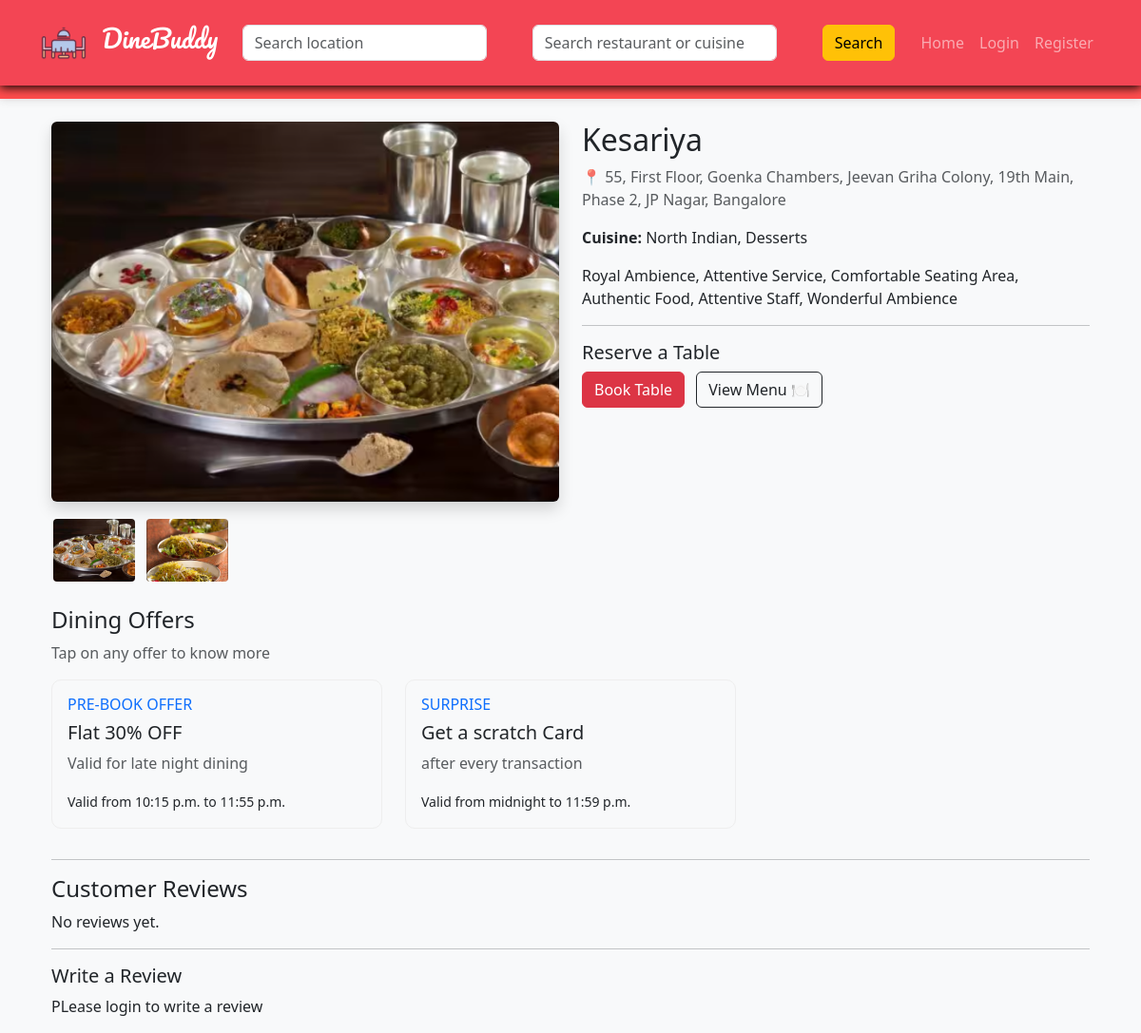
Page /restaurant/restaurant/3/ on the committed database.
### restaurant_app/models.py (models this page shows, shortened)
class RestaurantImage(models.Model):
    restaurant = models.ForeignKey(Restaurant,on_delete=models.CASCADE,related_name="images")
    image = models.ImageField(upload_to="restaurant_images/")

class Restaurant(models.Model):
    owner = models.ForeignKey(User,on_delete=models.CASCADE)
    name = models.CharField(max_length=200)
    location = models.CharField(max_length=200)
    cuisine = models.CharField(max_length=200)
    image = models.ImageField(upload_to='restaurant_images/')
    description = models.TextField()
    opening_time = models.TimeField()
    closing_time = models.TimeField()
    slot_duration = models.IntegerField(default=15)

class Offer(models.Model):
    restaurant = models.ForeignKey(Restaurant, on_delete=models.CASCADE)
    title = models.CharField(max_length=100)
    description = models.TextField()
    discount = models.CharField(max_length=50)
    valid_from = models.TimeField()
    valid_to = models.TimeField()
    active = models.BooleanField(default=True)

### restaurant_app/views.py (the view)
# urls.py: path('restaurant/<int:restaurant_id>/',restaurant_detail,name="restaurant_detail"),
def restaurant_detail(request, restaurant_id):
    restaurant = Restaurant.objects.get(id=restaurant_id)
    images = restaurant.images.all()
    menu_items = Menu.objects.filter(restaurant=restaurant)
    reviews = Review.objects.filter(restaurant=restaurant)
    offers = Offer.objects.filter(
        restaurant = restaurant,
        active = True
    )
    return render(request,'customer/restaurant_detail.html',{
        'restaurant':restaurant,
        'images':images,
        'menu_items':menu_items,
        'reviews':reviews,
        'offers' :offers
    })

### templates/customer/restaurant_detail.html (shortened to what this page needs)
{% extends 'base.html' %}
{% block content %}
<div class="container mt-4">
    <div class="row">
        <div class="col-md-6">
            <div class="mb-3">
                {% if images %}
                <img id="mainImage" src="{{ images.0.image.url }}"
                class="img-fluid rounded shadow"
                style="height:400px; width:100%; object-fit:cover;">
                {% endif %}
            </div>
            <div class="d-flex flex-wrap gap-2">
                {% for img in images %}
                    <img src="{{ img.image.url }}"
                        class="thumbnail-img"
                        onclick="changeImage(this)"
                        style="width:90px;height:70px;object-fit:cover;cursor:pointer;border-radius:6px;">
                {% endfor %}
            </div>
        </div>
        <div class="col-md-6">
            <h2>{{ restaurant.name }}</h2>
            <p class="text-muted">
                📍 {{ restaurant.location }}
            </p>
            <p>
                <strong>Cuisine:</strong> {{ restaurant.cuisine }}
            </p>
            <p>
                {{ restaurant.description }}
            </p>
            <hr>
            <h5>Reserve a Table</h5>
            <a href="{% url 'book_table' restaurant.id %}" class="btn btn-danger">
                Book Table
            </a>
            <button class="btn btn-outline-dark ms-2" onclick="toggleMenu()">
            View Menu 🍽️
            </button>
        </div>
    </div>
    <h4 class="mt-4">Dining Offers</h4>
    <p class="text-muted">Tap on any offer to know more</p>
    <div class="row">
        {% for offer in offers %}
        <div class="col-md-4 mb-3">
            <div class="offer-card p-3">
                <h6 class="text-primary">{{ offer.title }}</h6>
                <h5>{{ offer.discount }}</h5>
                <p class="text-muted">{{ offer.description }}</p>
                <small>
                    Valid from {{ offer.valid_from }} to {{ offer.valid_to }}
                </small>
            </div>
        </div>
        {% endfor %}
    </div>
        <hr>
        <h4>Customer Reviews</h4>
        {% for review in reviews %}
            <div class="card p-3 mb-2 shadow-sm">
                <strong>{{ review.user.username }}</strong>
                <p>⭐ {{ review.rating }} / 5</p>
                <p>{{ review.comment }}</p>
            </div>
            {% empty %}
            <p>No reviews yet.</p>
        {% endfor %}
        <hr>
        <h5>Write a Review</h5>
        {% if user.is_authenticated %}
            <form method="POST" action="{% url 'add_review' restaurant.id %}">
            {% csrf_token %}
            <label>Rating</label>
            <div class="star-rating">
                <span class="star" data-value="1">★</span>
                <span class="star" data-value="2">★</span>
                <span class="star" data-value="3">★</span>
                <span class="star" data-value="4">★</span>
                <span class="star" data-value="5">★</span>
            </div>
            <input type="hidden" name="rating" id="rating-value">
            <br>
            <label>Comment</label>
            <textarea name="comment" class="form-control"></textarea>
            <br>
            <button class="btn btn-primary">Submit Review</button>
            </form>
        {% else %}
            <p>PLease login to write a review </p>
        {% endif %}
</div>
{% endblock %}

### templates/base.html (shortened to what this page needs)
{% load static %}
<!DOCTYPE html>
<html>
    <head>
        <link href="https://cdn.jsdelivr.net/npm/bootstrap@5.3.2/dist/css/bootstrap.min.css" rel="stylesheet">
        <link rel="stylesheet" href="{% static 'css/style.css' %}">
        <link rel="stylesheet" href="{% static 'css/book_table.css' %}">
        <link rel="stylesheet" href="{% static 'css/base.css' %}">
    </head>
    <body>
        <header>
            <nav class="navbar navbar-expand-lg navbar-dark custom-navbar">
                <div class="container">
                    <a class="navbar-brand pacifico-regular" href="{% url 'home' %}">
                        <img src="{% static 'images/logo.png' %}" width="50" height="50" class="me-2">
                        DineBuddy
                    </a>
                    <div class="collapse navbar-collapse" id="navbarNav">
                        <form class="d-flex mx-auto" method="GET" action="{% url 'restaurant_list' %}">
                            <input class="form-control me-5" type="text" name="location" placeholder="Search location">
                            <input class="form-control me-5" type="search" name="q" placeholder="Search restaurant or cuisine" value="{{query}}">
                            <button class="btn btn-warning" type="submit">Search</button>
                        </form>
                        <ul class="navbar-nav ms-auto">
                            <li class="nav-item">
                                <a class="nav-link" href="{% url 'home' %}">Home</a>
                            </li>
                            {% if user.is_authenticated %}
                            {% if user.is_superuser %}
                            <li class="nav-item">
                                <a class="nav-link" href="{% url 'admin_dashboard' %}">
                                    Admin Dashboard
                                </a>
                            </li>
                            {% elif user.userprofile.role == "owner" %}
                            <li class="nav-item">
                                <a class="nav-link" href="{% url 'owner_dashboard' %}">
                                    Dashboard
                                </a>
                            </li>
                            {% endif %}
                            <li class="nav-item">
                                <a class="nav-link" href="{% url 'my_bookings' %}">
                                    My Bookings
                                </a>
                            </li>
                            <li class="nav-item">
                                <a class="nav-link text-danger" href="{% url 'logout' %}">
                                    Logout
                                </a>
                            </li>
                            {% else %}
                            <li class="nav-item">
                                <a class="nav-link" href="{% url 'login' %}">
                                    Login
                                </a>
                            </li>
                            <li class="nav-item">
                                <a class="nav-link" href="{% url 'register' %}">
                                    Register
                                </a>
                            </li>
                            {% endif %}
                        </ul>
                    </div>
                </div>
            </nav>
        </header>
        <div class="container mt-4">
            {% block content %}
            {% endblock %}
        </div>
    </body>
</html>

### static/css/style.css (style rules this page uses)
header { position: fixed; top: 0; width: 100%; z-index: 1000; box-shadow: 0 2px 10px rgba(0,0,0,0.1); }
body { padding-top: 80px; background-color: #f8f9fa; }
.custom-navbar { position: fixed; top: 0; width: 100%; z-index: 1000; box-shadow: 0 2px 10px rgba(0,0,0,1); background-color:#f34554; }
.pacifico-regular { font-family: "Pacifico", cursive; font-size: 26px; font-weight: 400; font-style: normal; }
.navbar { padding:15px; }

### static/css/base.css (style rules this page uses)
header { position: sticky; top: 0; z-index: 1000; background: #ff4d4d; padding: 12px 0; box-shadow: 0 2px 10px rgba(0,0,0,0.1); }
body { padding-top: 80px; }
.thumbnail-img { border:2px solid transparent; transition:0.3s; }
.offer-card { background:#f8f9fa; border-radius:10px; border:1px solid #eee; transition:0.3s; cursor:pointer; }

### rows in the picture
RestaurantImage: image (picture)
RestaurantImage: image (picture)
Restaurant: name "Kesariya", location "55, First Floor, Goenka Chambers, Jeevan Griha Colony, 19th Main, Phase 2, JP Nagar, Bangalore", cuisine "North Indian, Desserts", description "Royal Ambience, Attentive Service, Comfortable Seating Area, Authentic Food, Attentive Staff, Wonderful Ambience"
Offer: title "PRE-BOOK OFFER", discount "Flat 30% OFF", description "Valid for late night dining", valid_from "10:15 p.m.", valid_to "11:55 p.m."
Offer: title "SURPRISE", discount "Get a scratch Card", description "after every transaction", valid_from "midnight", valid_to "11:59 p.m."
